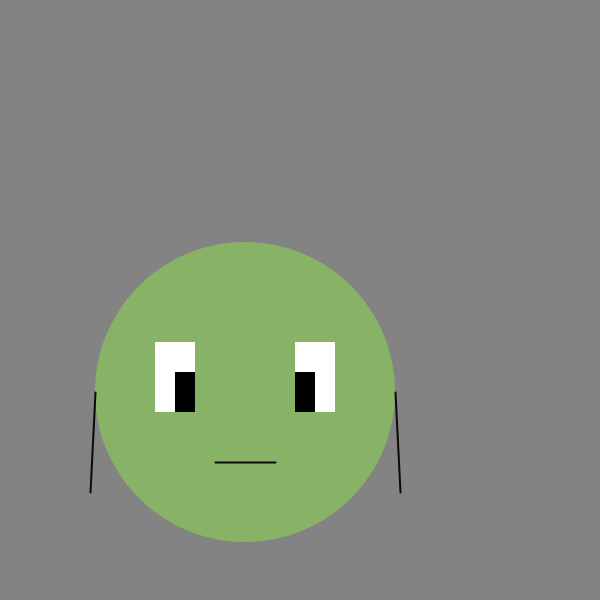
Frame 1 (no input)
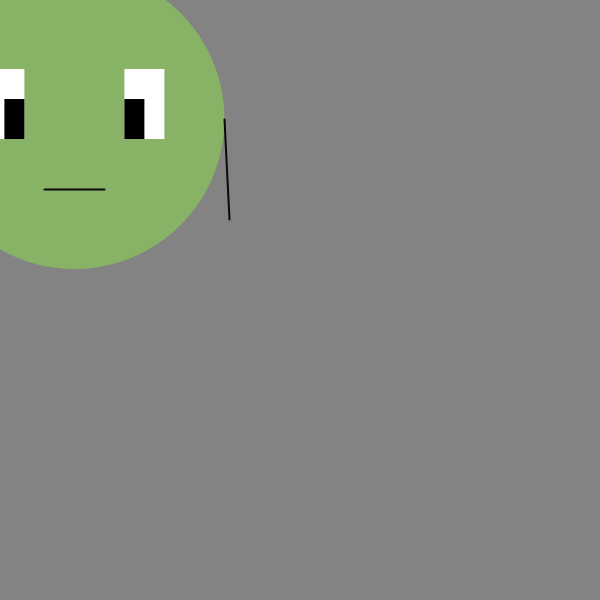
Frame 60 (the mouse pressed at the canvas centre just before this capture)
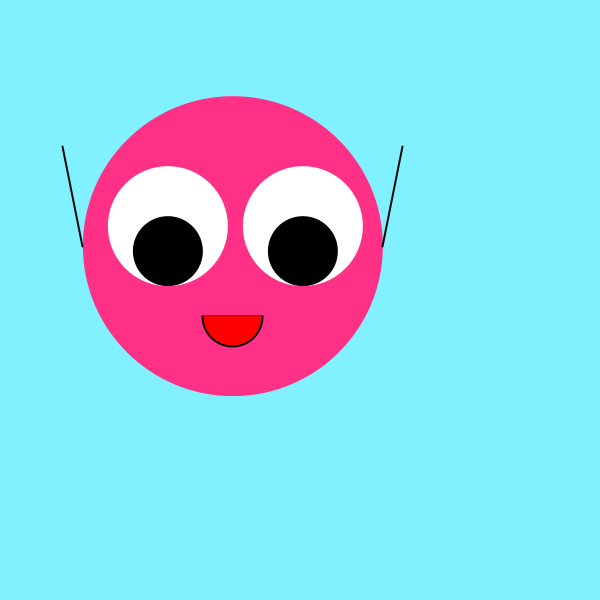
Frame 120 (the mouse held since frame 60 and released just before this capture)

The Processing sketch that drew these frames (run headless with seeded random() and noise(); from frame 60 on, the mouse is pressed at the canvas centre):

// Processing sketch: processing_101925
// ── processing_101925.pde

float x=250;
float y=400;

float easing=0.02;

void setup() {
  size (600, 600);
  smooth();
  strokeWeight(2);
  ellipseMode(RADIUS);
}

void draw() {
  int targetX=mouseX;
  int targetY=mouseY;
  x+=(targetX-x)*easing;
  y+=(targetY-y)*easing;
  
  
  background(131);
  if (mousePressed) {
    background(129, 241, 255);
  }
  //Head
  noStroke();
  fill(136, 178, 101);
  if (mousePressed) {
    fill(255, 49, 135);
  }
  ellipse(x,y, 150, 150);
  fill(255);
  rect(x+50, y-50,40, 70);
  if (mousePressed) {
    ellipse(x+70, y-20, 60, 60);
  } 
  fill(0);
  rect(x+50, y-20, 20, 40);
  if (mousePressed) {
    ellipse(x+70, y+5, 35, 35);
  }
  fill(255);
  rect(x-90, y-50,40, 70);
  if (mousePressed) {
    ellipse(x-65, y-20, 60, 60);
  } 
  fill(0);
  rect(x-70, y-20, 20, 40);
  if (mousePressed) {
    ellipse(x-65, y+5, 35, 35);
  }
  stroke(10);
  line(x-30, y+70, x+30, y+70);
  if (mousePressed) {
    strokeWeight(2);
    fill(255, 0, 0);
    arc(x,y+70, 30, 30, 0, PI);
  } 
 if (mousePressed) {
   line(x-170, y-100, x-150, y);
   line(x+170, y-100, x+150, y);
 } else {
   line(x-155, y+100, x-150, y);
   line(x+155, y+100, x+150, y);
 }

 
}
